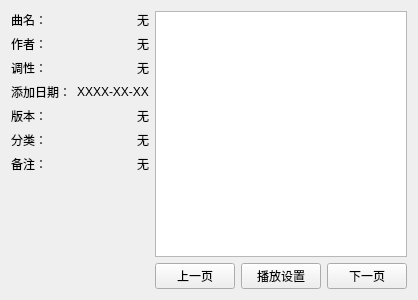
<?xml version="1.0" encoding="UTF-8"?>
<ui version="4.0">
 <class>ScoreViewer</class>
 <widget class="QWidget" name="ScoreViewer">
  <property name="geometry">
   <rect>
    <x>0</x>
    <y>0</y>
    <width>400</width>
    <height>300</height>
   </rect>
  </property>
  <property name="windowTitle">
   <string>Form</string>
  </property>
  <layout class="QHBoxLayout" name="horizontalLayout_main" stretch="0,1">
   <item>
    <layout class="QVBoxLayout" name="verticalLayout" stretch="0,0,0,0,0,0,1">
     <item>
      <layout class="QHBoxLayout" name="horizontalLayout">
       <item>
        <widget class="QLabel" name="label">
         <property name="text">
          <string>曲名：</string>
         </property>
        </widget>
       </item>
       <item alignment="Qt::AlignmentFlag::AlignRight">
        <widget class="QLabel" name="name">
         <property name="text">
          <string>无</string>
         </property>
        </widget>
       </item>
      </layout>
     </item>
     <item>
      <layout class="QHBoxLayout" name="horizontalLayout_2">
       <item>
        <widget class="QLabel" name="label_2">
         <property name="text">
          <string>作者：</string>
         </property>
        </widget>
       </item>
       <item alignment="Qt::AlignmentFlag::AlignRight">
        <widget class="QLabel" name="composer">
         <property name="text">
          <string>无</string>
         </property>
        </widget>
       </item>
      </layout>
     </item>
     <item>
      <layout class="QHBoxLayout" name="horizontalLayout_3">
       <item>
        <widget class="QLabel" name="label_3">
         <property name="text">
          <string>调性：</string>
         </property>
        </widget>
       </item>
       <item alignment="Qt::AlignmentFlag::AlignRight">
        <widget class="QLabel" name="key">
         <property name="text">
          <string>无</string>
         </property>
        </widget>
       </item>
      </layout>
     </item>
     <item>
      <layout class="QHBoxLayout" name="horizontalLayout_4">
       <item>
        <widget class="QLabel" name="label_4">
         <property name="text">
          <string>添加日期：</string>
         </property>
        </widget>
       </item>
       <item alignment="Qt::AlignmentFlag::AlignRight">
        <widget class="QLabel" name="addDate">
         <property name="text">
          <string>XXXX-XX-XX</string>
         </property>
        </widget>
       </item>
      </layout>
     </item>
     <item>
      <layout class="QHBoxLayout" name="horizontalLayout_5">
       <item>
        <widget class="QLabel" name="label_6">
         <property name="text">
          <string>版本：</string>
         </property>
        </widget>
       </item>
       <item alignment="Qt::AlignmentFlag::AlignRight">
        <widget class="QLabel" name="version">
         <property name="text">
          <string>无</string>
         </property>
        </widget>
       </item>
      </layout>
     </item>
     <item>
      <layout class="QHBoxLayout" name="horizontalLayout_7">
       <item>
        <widget class="QLabel" name="label_7">
         <property name="text">
          <string>分类：</string>
         </property>
        </widget>
       </item>
       <item alignment="Qt::AlignmentFlag::AlignRight">
        <widget class="QLabel" name="category">
         <property name="text">
          <string>无</string>
         </property>
        </widget>
       </item>
      </layout>
     </item>
     <item>
      <layout class="QHBoxLayout" name="horizontalLayout_6" stretch="0,1">
       <item alignment="Qt::AlignmentFlag::AlignTop">
        <widget class="QLabel" name="label_5">
         <property name="text">
          <string>备注：</string>
         </property>
        </widget>
       </item>
       <item alignment="Qt::AlignmentFlag::AlignRight|Qt::AlignmentFlag::AlignTop">
        <widget class="QLabel" name="remark">
         <property name="text">
          <string>无</string>
         </property>
         <property name="wordWrap">
          <bool>true</bool>
         </property>
        </widget>
       </item>
      </layout>
     </item>
    </layout>
   </item>
   <item>
    <layout class="QVBoxLayout" name="verticalLayout_2" stretch="1,0">
     <item>
      <widget class="QGraphicsView" name="graphicsView"/>
     </item>
     <item>
      <layout class="QHBoxLayout" name="horizontalLayout_8">
       <item>
        <widget class="QPushButton" name="btnPrevPage">
         <property name="text">
          <string>上一页</string>
         </property>
        </widget>
       </item>
       <item>
        <widget class="QPushButton" name="btnPlayCfg">
         <property name="text">
          <string>播放设置</string>
         </property>
        </widget>
       </item>
       <item>
        <widget class="QPushButton" name="btnNextPage">
         <property name="text">
          <string>下一页</string>
         </property>
        </widget>
       </item>
      </layout>
     </item>
    </layout>
   </item>
  </layout>
 </widget>
 <resources/>
 <connections/>
</ui>
